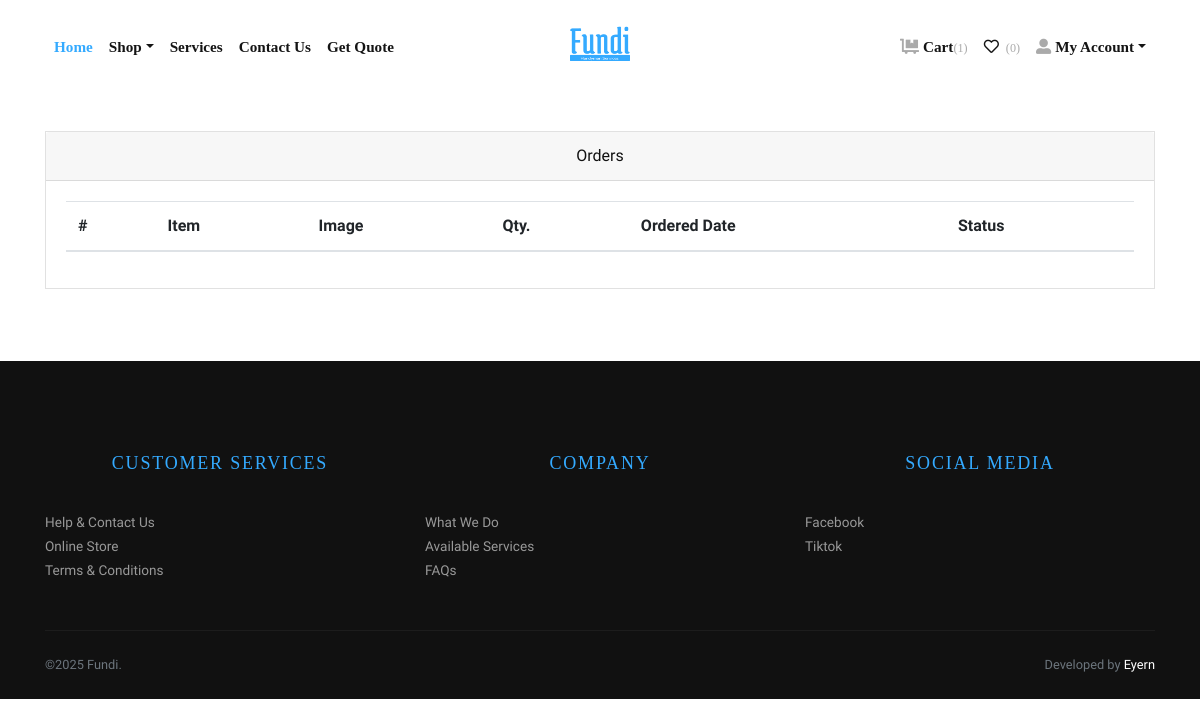
Before: /orders/ (signed in) with the older database file.
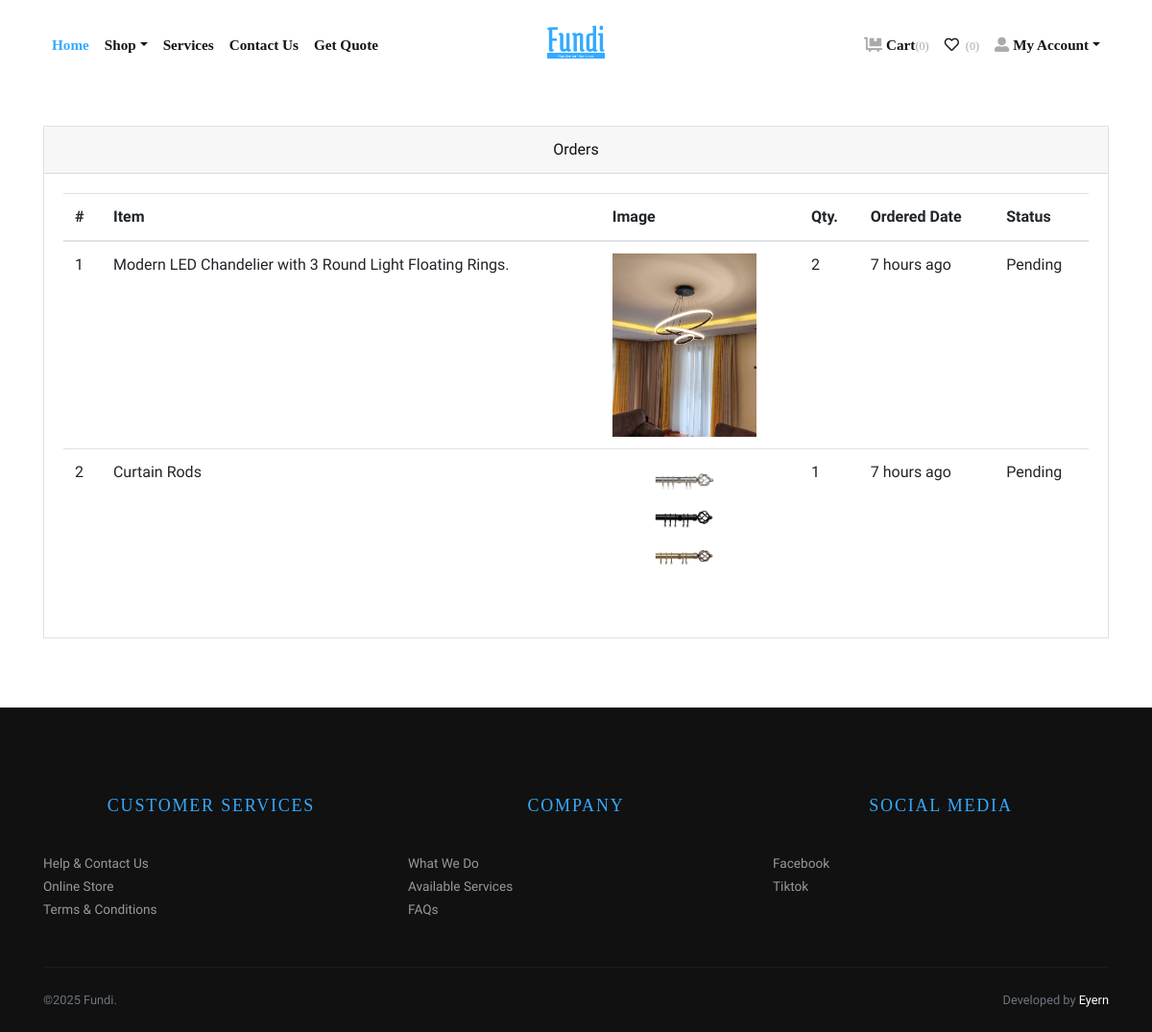
After: the same page with the newer database file.
### store/models.py (models this page shows, shortened)
class Order(models.Model):
    user = models.ForeignKey(User, verbose_name="User", on_delete=models.CASCADE)
    address = models.ForeignKey(Address, verbose_name="Shipping Address", on_delete=models.CASCADE)
    product = models.ForeignKey(Product, verbose_name="Product", on_delete=models.CASCADE)
    quantity = models.PositiveIntegerField(verbose_name="Quantity")
    ordered_date = models.DateTimeField(auto_now_add=True, verbose_name="Ordered Date")
    status = models.CharField(
        choices=STATUS_CHOICES,
        max_length=50,
        default="Pending"
        )

class Product(models.Model):
    title = models.CharField(max_length=150, verbose_name="Product Title")
    slug = models.SlugField(max_length=160, verbose_name="Product Slug")
    sku = models.CharField(max_length=255, unique=True, verbose_name="Unique Product ID (SKU)")
    short_description = models.TextField(verbose_name="Short Description")
    detail_description = models.TextField(blank=True, null=True, verbose_name="Detail Description")
    product_image = models.ImageField(upload_to='product', blank=True, null=True, verbose_name="Product Image")
    price = models.DecimalField(max_digits=8, decimal_places=2)
    category = models.ForeignKey(Category, verbose_name="Product Categoy", on_delete=models.CASCADE)
    is_active = models.BooleanField(verbose_name="Is Active?")
    is_featured = models.BooleanField(verbose_name="Is Featured?")
    created_at = models.DateTimeField(auto_now_add=True, verbose_name="Created Date")
    updated_at = models.DateTimeField(auto_now=True, verbose_name="Updated Date")
    class Meta:
        verbose_name_plural = 'Products'
        ordering = ('-created_at', )

### store/views.py (the view)
# urls.py: path('orders/', views.orders, name="orders"),
@login_required
def orders(request):
    all_orders = Order.objects.filter(user=request.user).order_by('-ordered_date')
    return render(request, 'store/orders.html', {'orders': all_orders})

### store/context_preprocessors.py (called while the page is built)
def store_menu(request):
    categories = Category.objects.filter(is_active=True)
    context = {
        'categories_menu': categories,
    }
    return context

def cart_menu(request):
    if request.user.is_authenticated:
        cart_items= Cart.objects.filter(user=request.user)
        context = {
            'cart_items': cart_items,
        }
    else:
        context = {}
    return context

### templates/store/orders.html (shortened to what this page needs)
{% extends 'base.html' %}
{% load static %}
{% load humanize %}
    {% block content %}
      <div class="container py-5">
        <div class="row">
          <div class="col-lg-12">
            <div class="card mb-4" id="tables">
              <div class="card-header text-center">Orders</div>
              <div class="card-body">
                <table class="table table-hover">
                  <thead>
                    <tr>
                      <th>#</th>
                      <th>Item</th>
                      <th>Image</th>
                      <th>Qty.</th>
                      <th>Ordered Date</th>
                      <th>Status</th>
                    </tr>
                  </thead>
                  <tbody>
                    {% if orders %}
                    {% for order in orders %}
                    <tr>
                      <td>{{forloop.counter}}</td>
                      <td>{{order.product.title}}</td>
                      <td>
                        {% if order.product.product_image %}
                          <img src="{{order.product.product_image.url}}" alt="{{order.product.product_ttile}}" style="width:150px;">
                        {% endif %}
                      </td>
                      <td>{{order.quantity}}</td>
                      <td>{{order.ordered_date|naturaltime}}</td>
                      <td>
                        {{order.status}}
                      </td>
                    </tr>
                    {% endfor %}
                    {% endif %}
                  </tbody>
                </table>
              </div>
            </div>
          </div>
        </div>
      </div>
{% endblock content %}

### templates/base.html (shortened to what this page needs)
{% load static %}
<!DOCTYPE html>
<html>
  <head>
    <link rel="stylesheet" href="{% static 'vendor/bootstrap/css/bootstrap.min.css' %}">
    <link rel="stylesheet" href="{% static 'vendor/lightbox2/css/lightbox.min.css' %}">
    <link rel="stylesheet" href="{% static 'vendor/nouislider/nouislider.min.css' %}">
    <link rel="stylesheet" href="{% static 'vendor/bootstrap-select/css/bootstrap-select.min.css' %}">
    <link rel="stylesheet" href="{% static 'vendor/owl.carousel2/assets/owl.carousel.min.css' %}">
    <link rel="stylesheet" href="{% static 'vendor/owl.carousel2/assets/owl.theme.default.css' %}">
    <link rel="stylesheet" href="{% static 'css/style.default.css' %}" id="theme-stylesheet">
    <link rel="stylesheet" href="{% static 'css/custom.css' %}">
  </head>
  <body>
    <div class="page-holder">
      {% include 'navbar.html' %}
      {% block content %}
      {% endblock content %}
      {% include 'footer.html' %}
      {% include 'scripts.html' %}

### templates/navbar.html (shortened to what this page needs)
{% load static %}
      <header class="header bg-white">
        <div class="container px-0 px-lg-3">
          <nav class="navbar navbar-expand-lg navbar-light py-3 px-lg-0"><a class="navbar-brand" href="{% url 'store:home' %}"><img class="rounded-circle-logo" src="{% static 'img/logo2.png' %}" alt="" height="40" width="60"></a>
            <div class="collapse navbar-collapse" id="navbarSupportedContent">
              <ul class="navbar-nav mr-auto">
                <li class="nav-item">
                  <a class="nav-link active" href="{% url 'store:home' %}">Home</a>
                </li>
                <li class="nav-item dropdown"><a class="nav-link dropdown-toggle" id="pagesDropdown" href="#" data-toggle="dropdown" aria-haspopup="true" aria-expanded="false">Shop</a>
                </li>
                <li class="nav-item">
                  <a class="nav-link" href="{% url 'store:home' %}">Services</a>
                </li>
                <li class="nav-item">
                  <a class="nav-link" href="{% url 'store:home' %}">Contact Us</a>
                </li>
                <li class="nav-item">
                  <a class="nav-link" href="{% url 'store:home' %}">Get Quote</a>
                </li>
              </ul>
              <ul class="navbar-nav ml-auto">
                {% if request.user.is_authenticated %}
                  <li class="nav-item"><a class="nav-link" href="{% url 'store:cart' %}"> <i class="fas fa-dolly-flatbed mr-1 text-gray"></i>Cart<small class="text-gray">({{cart_items.count}})</small></a></li>
                  <li class="nav-item"><a class="nav-link" href="#"> <i class="far fa-heart mr-1"></i><small class="text-gray"> (0)</small></a></li>
                  <li class="nav-item dropdown"><a class="nav-link dropdown-toggle" id="pagesDropdown" href="#" data-toggle="dropdown" aria-haspopup="true" aria-expanded="false"><i class="fas fa-user-alt mr-1 text-gray"></i>My Account</a></a>
                </li>
                {% else %}
                  <li class="nav-item"><a class="nav-link" href="{% url 'store:login' %}">Login</a></li>
                  <li class="nav-item"><a class="nav-link" href="{% url 'store:register' %}">Create Account</a></li>
                {% endif %}
              </ul>
            </div>
          </nav>
        </div>
      </header>

### templates/footer.html
<footer class="bg-dark text-white">
        <div class="container py-4">
          <div class="row py-5">
            <div class="col-md-4 mb-3 mb-md-0">
              <h6 class="text-uppercase mb-3">Customer services</h6>
              <ul class="list-unstyled mb-0">
                <li><a class="footer-link" href="#">Help &amp; Contact Us</a></li>
                <li><a class="footer-link" href="{% url 'store:all-categories' %}">Online Store</a></li>
                <li><a class="footer-link" href="#">Terms &amp; Conditions</a></li>
              </ul>
            </div>
            <div class="col-md-4 mb-3 mb-md-0">
              <h6 class="text-uppercase mb-3">Company</h6>
              <ul class="list-unstyled mb-0">
                <li><a class="footer-link" href="#">What We Do</a></li>
                <li><a class="footer-link" href="#">Available Services</a></li>
                <li><a class="footer-link" href="#">FAQs</a></li>
              </ul>
            </div>
            <div class="col-md-4">
              <h6 class="text-uppercase mb-3">Social media</h6>
              <ul class="list-unstyled mb-0">
                <li><a class="footer-link" href="https://www.facebook.com/profile.php?id=61563897444721">Facebook</a></li>
                <li><a class="footer-link" href="https://www.tiktok.com/@fundihandymankenya">Tiktok</a></li>
              </ul>
            </div>
          </div>
          <div class="border-top pt-4" style="border-color: #1d1d1d !important">
            <div class="row">
              <div class="col-lg-6">
                <p class="small text-muted mb-0">&copy;2025 Fundi.</p>
              </div>
              <div class="col-lg-6 text-lg-right">
                <p class="small text-muted mb-0">Developed by <a class="text-white reset-anchor" href="https://eyern.dev" target="_blank">Eyern</a></p>
              </div>
            </div>
          </div>
        </div>
      </footer>

### templates/scripts.html (shortened to what this page needs)
{% load static %}
      <link rel="stylesheet" href="https://use.fontawesome.com/releases/v5.7.1/css/all.css">
    </div>
  </body>
</html>

### jewelryshop/static/css/style.default.css (style rules this page uses)
.text-gray { color: #aaa !important; }
.navbar { position: relative; }
@media (min-width: 992px) { .navbar-brand { position: absolute; top: 50%; left: 50%; -webkit-transform: translate(-50%, -50%); transform: translate(-50%, -50%); } }
.footer-link { font-size: 0.85rem; position: relative; color: #999; transition: all 0.3s; }
.footer-link::before { content: '\f0da'; display: inline-block; font-family: 'Font Awesome\ 5 Free'; font-weight: 900; position: absolute; top: 50%; left: 0; -webkit-transform: translateY(-50%); transform: translateY(-50%); color: #fff; transition: all 0.3s; opacity: 0; }
.text-uppercase { text-transform: uppercase; letter-spacing: 0.1em; }
.reset-anchor { color: inherit; transition: all 0.3s; }
.navbar { padding: 0.5rem 1rem; }
.navbar-brand { display: inline-block; padding-top: 0.3125rem; padding-bottom: 0.3125rem; margin-right: 1rem; font-size: 1.25rem; }
.navbar-light .navbar-brand { color: #34AAFF; }
.navbar-light .navbar-nav .nav-link { color: rgba(17, 17, 17, 0.99); font-weight: 800; font-size: 0.95rem; transition: all 0.3s; }
.navbar-light .navbar-nav .show > .nav-link, .navbar-light .navbar-nav .active > .nav-link, .navbar-light .navbar-nav .nav-link.show, .navbar-light .navbar-nav .nav-link.active { color: #34AAFF; }
body { font-family: "Libre Franklin", sans-serif; font-size: 1rem; font-weight: 400; line-height: 1.5; color: #111111; background-color: #fff; }
a { color: #34AAFF; text-decoration: none; }
h1, h2, h3, h4, h5, h6, .h1, .h2, .h3, .h4, .h5, .h6 { margin-bottom: 0.5rem; font-family: inherit; font-weight: 900; line-height: 1.2; color: inherit; }
h6, .h6 { font-size: 1rem; }
small, .small { font-size: 80%; font-weight: 400; }
.bg-dark { background-color: #111111 !important; }
.nav-link { padding: 0.5rem 1rem; }
.card { background-color: #fff; border: 1px solid rgba(17, 17, 17, 0.125); border-radius: 0; }
.card-body { padding: 1.25rem; }
.card-header { padding: 0.75rem 1.25rem; background-color: rgba(17, 17, 17, 0.03); border-bottom: 1px solid rgba(17, 17, 17, 0.125); }
.card-header:first-child { border-radius: calc(0 - 1px) calc(0 - 1px) 0 0; }

Changed rows visible on the page:
added Order: product "Modern LED Chandelier with 3 Round Light Floating Rings.", product.product_image (picture), quantity "2", ordered_date "7 hours ago", status "Pending"
added Order: product "Curtain Rods", product.product_image (picture), quantity "1", ordered_date "7 hours ago", status "Pending"
Other visible differences:
{{ cart_items.count }}: "1" → "0"
